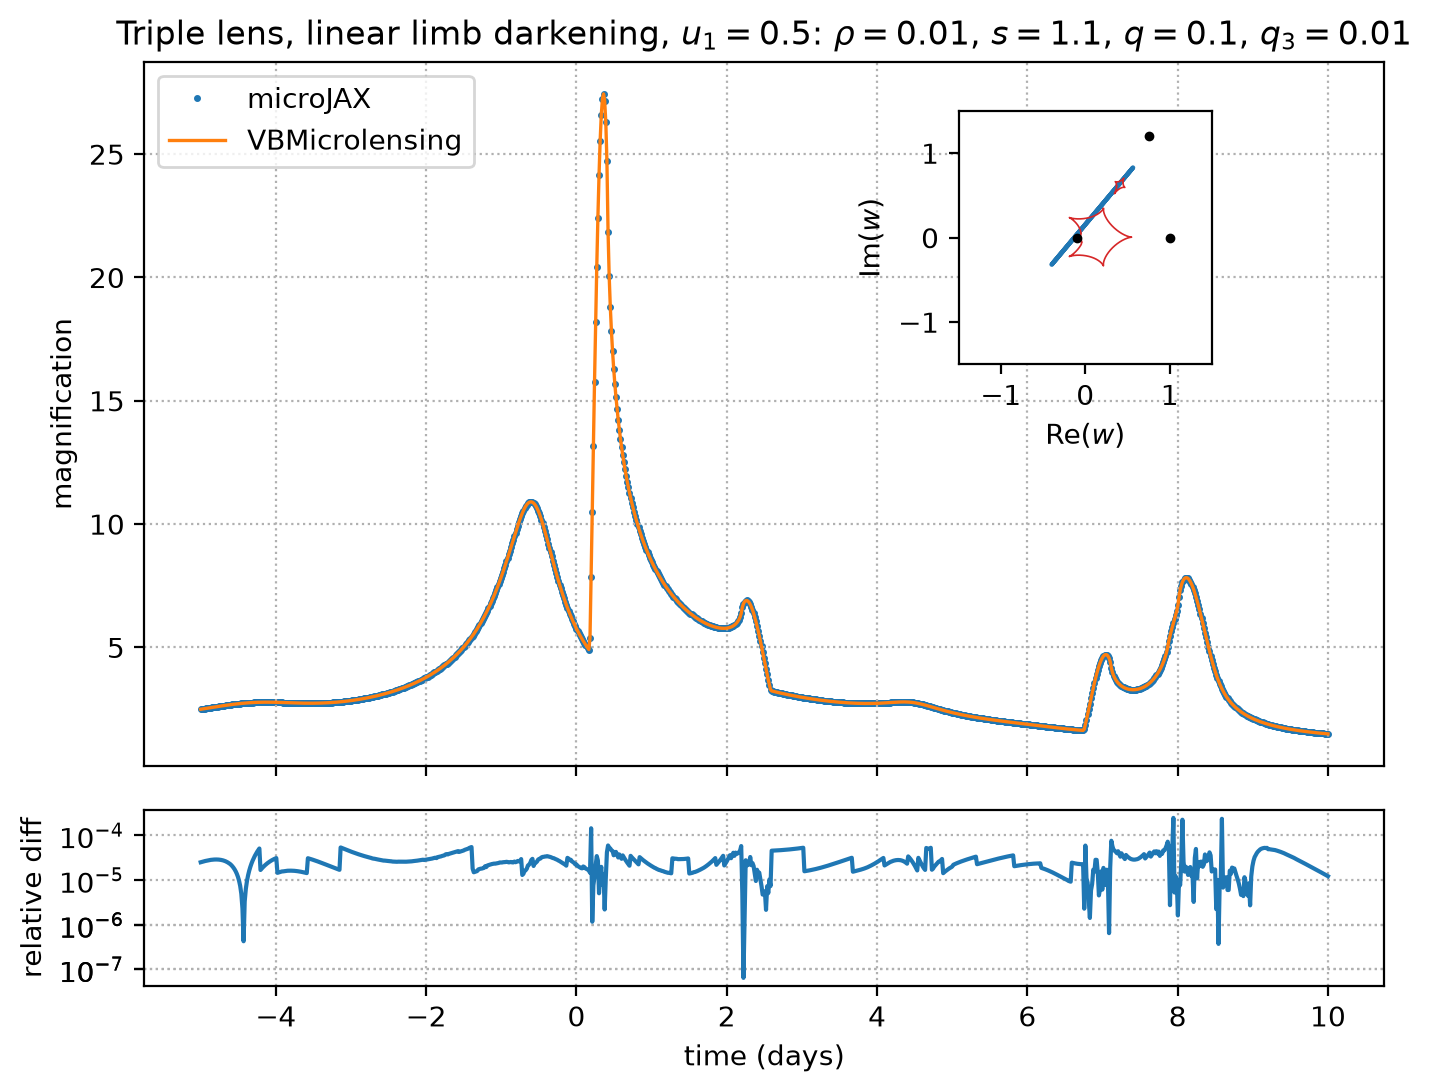

Source code (Python):
"""Compare microJAX and VBMicrolensing for a limb-darkened triple lens."""

from __future__ import annotations

import argparse
import importlib.metadata
import json
import platform
import statistics
import time
from pathlib import Path

import jax
import jax.numpy as jnp
import numpy as np
import VBMicrolensing

from microjax.inverse_ray import TripleMagConfig, mag_triple
from microjax.point_source import critical_and_caustic_curves
from plot_triple_boundary_construction import plot_triple_boundary_construction

jax.config.update("jax_enable_x64", True)


def parse_args() -> argparse.Namespace:
    parser = argparse.ArgumentParser(description=__doc__)
    parser.add_argument(
        "--accuracy",
        type=float,
        default=1e-4,
        help="VBMicrolensing accuracy target (default: %(default)s)",
    )
    parser.add_argument("--n-points", type=int, default=1000)
    parser.add_argument("--n-limb", type=int, default=500)
    parser.add_argument("--repeats", type=int, default=3)
    parser.add_argument(
        "--diagnostic-n-limb",
        type=int,
        default=80,
        help="source-limb samples for the max-residual ICRS diagnostic",
    )
    parser.add_argument(
        "--quick",
        action="store_true",
        help="use 24 trajectory points and 80 limb samples for a smoke run",
    )
    parser.add_argument(
        "--output-dir",
        type=Path,
        default=Path(__file__).resolve().parent,
    )
    parser.add_argument("--no-plot", action="store_true")
    return parser.parse_args()


def source_trajectory(
    times: np.ndarray,
    *,
    t0: float,
    t_e: float,
    u0: float,
    alpha: float,
) -> np.ndarray:
    """Return source coordinates in the binary centre-of-mass frame."""

    tau = (times - t0) / t_e
    y1 = -u0 * np.sin(alpha) + tau * np.cos(alpha)
    y2 = u0 * np.cos(alpha) + tau * np.sin(alpha)
    return np.asarray(y1 + 1j * y2, dtype=np.complex128)


def configure_vbmicrolensing(
    *,
    s: float,
    q: float,
    q3: float,
    r3: float,
    psi: float,
    u1: float,
    accuracy: float,
) -> VBMicrolensing.VBMicrolensing:
    """Configure VBMicrolensing in microJAX's public coordinate frame."""

    solver = VBMicrolensing.VBMicrolensing()
    a = 0.5 * s
    binary_com_shift = a * (1.0 - q) / (1.0 + q)
    third_lens = r3 * np.exp(1j * psi)

    # microJAX exposes source coordinates relative to the centre of mass of
    # the first two lenses. VBMicrolensing accepts explicit lens positions and
    # unnormalised masses, so translate all midpoint-frame lens positions by
    # the binary COM shift and use masses in the ratio 1:q:q3.
    solver.SetLensGeometry(
        [
            -a + binary_com_shift,
            0.0,
            1.0,
            a + binary_com_shift,
            0.0,
            q,
            third_lens.real + binary_com_shift,
            third_lens.imag,
            q3,
        ]
    )
    solver.Tol = accuracy
    solver.RelTol = accuracy
    solver.a1 = u1
    return solver


def evaluate_vbmicrolensing(
    solver: VBMicrolensing.VBMicrolensing,
    positions: np.ndarray,
    *,
    rho: float,
    u1: float,
    accuracy: float,
) -> np.ndarray:
    """Evaluate one VBMicrolensing light curve serially."""

    if u1 == 0.0:

        def evaluate(w):
            return solver.MultiMag2(float(w.real), float(w.imag), rho)

    else:

        def evaluate(w):
            return solver.MultiMagDark(
                float(w.real),
                float(w.imag),
                rho,
                accuracy,
            )
    return np.asarray([evaluate(position) for position in positions])


def timed_microjax(function, repeats: int) -> tuple[np.ndarray, float, list[float]]:
    """Compile once, then time repeated compiled microJAX evaluations."""

    start = time.perf_counter()
    result = function().block_until_ready()
    warmup_seconds = time.perf_counter() - start
    run_seconds = []
    for _ in range(repeats):
        start = time.perf_counter()
        result = function().block_until_ready()
        run_seconds.append(time.perf_counter() - start)
    return np.asarray(result), warmup_seconds, run_seconds


def timed_vbmicrolensing(function, repeats: int) -> tuple[np.ndarray, list[float]]:
    """Time repeated serial VBMicrolensing light-curve evaluations."""

    run_seconds = []
    result = None
    for _ in range(repeats):
        start = time.perf_counter()
        result = function()
        run_seconds.append(time.perf_counter() - start)
    assert result is not None
    return result, run_seconds


def save_plot(
    output_path: Path,
    *,
    times: np.ndarray,
    positions: np.ndarray,
    microjax_magnification: np.ndarray,
    vbml_magnification: np.ndarray,
    relative_difference: np.ndarray,
    params: dict[str, float],
) -> None:
    """Save the light curves, residuals, caustics, and source trajectory."""

    import matplotlib as mpl
    import matplotlib.pyplot as plt
    import matplotlib.ticker as ticker
    from mpl_toolkits.axes_grid1.inset_locator import inset_axes

    s, q = params["s"], params["q"]
    q3, r3, psi = params["q3"], params["r3"], params["psi"]
    rho, u1 = params["rho"], params["u1"]
    _, caustic_curves = critical_and_caustic_curves(
        npts=1000,
        nlenses=3,
        s=s,
        q=q,
        q3=q3,
        r3=r3,
        psi=psi,
    )

    fig, (axis, residual_axis) = plt.subplots(
        2,
        1,
        figsize=(8, 6),
        sharex=True,
        gridspec_kw={"height_ratios": [4, 1], "hspace": 0.1},
    )
    axis.plot(times, microjax_magnification, ".", ms=3, label="microJAX", zorder=1)
    axis.plot(times, vbml_magnification, "-", lw=1.2, label="VBMicrolensing", zorder=2)
    y_limits = axis.get_ylim()
    source_name = "uniform" if u1 == 0.0 else rf"linear limb darkening, $u_1={u1:g}$"
    axis.set_title(
        rf"Triple lens, {source_name}: $\rho={rho:g}$, "
        rf"$s={s:g}$, $q={q:g}$, $q_3={q3:g}$"
    )
    axis.set_ylabel("magnification")
    axis.grid(ls=":")
    axis.legend(loc="upper left")
    axis.set_ylim(*y_limits)

    inset = inset_axes(
        axis,
        width="60%",
        height="60%",
        bbox_transform=axis.transAxes,
        bbox_to_anchor=(0.35, 0.35, 0.6, 0.6),
    )
    for curve in caustic_curves:
        inset.plot(np.asarray(curve.real), np.asarray(curve.imag), color="tab:red", lw=0.6)
    source_circles = [
        plt.Circle(
            (position.real, position.imag),
            radius=rho,
            fill=False,
            edgecolor="tab:blue",
        )
        for position in positions
    ]
    inset.add_collection(
        mpl.collections.PatchCollection(
            source_circles,
            match_original=True,
            alpha=0.35,
        )
    )
    a = 0.5 * s
    shift = a * (1.0 - q) / (1.0 + q)
    third_lens = r3 * np.exp(1j * psi)
    lenses = np.asarray([-a + shift, a + shift, third_lens + shift])
    inset.plot(lenses.real, lenses.imag, ".", color="black", ms=5)
    inset.set(
        xlabel=r"$\mathrm{Re}(w)$",
        ylabel=r"$\mathrm{Im}(w)$",
        xlim=(-1.5, 1.5),
        ylim=(-1.5, 1.5),
    )
    inset.set_aspect("equal")

    residual_floor = np.finfo(float).tiny
    residual_axis.plot(times, np.maximum(relative_difference, residual_floor))
    residual_axis.set_yscale("log")
    residual_axis.yaxis.set_major_locator(
        ticker.LogLocator(
            base=10.0,
            subs=[1.0, 10**-2, 10**-4, 10**-6],
            numticks=10,
        )
    )
    residual_axis.set_ylabel("relative diff")
    residual_axis.set_xlabel("time (days)")
    residual_axis.grid(ls=":")
    fig.savefig(output_path, dpi=200, bbox_inches="tight")
    plt.close(fig)


def main() -> None:
    args = parse_args()
    if args.quick:
        args.n_points = 24
        args.n_limb = 80
    u1 = 0.5
    if args.accuracy <= 0.0:
        raise ValueError("--accuracy must be positive")
    if min(args.n_points, args.n_limb, args.repeats, args.diagnostic_n_limb) < 1:
        raise ValueError(
            "--n-points, --n-limb, --diagnostic-n-limb, and --repeats must be positive"
        )

    t0, t_e, u0 = 0.0, 10.0, 0.1
    q, s, alpha, rho = 0.1, 1.1, np.deg2rad(50.0), 0.01
    q3, third_lens = 0.01, 0.3 + 1.2j
    r3, psi = abs(third_lens), np.angle(third_lens)
    times = np.linspace(t0 - 0.5 * t_e, t0 + t_e, args.n_points)
    positions = source_trajectory(times, t0=t0, t_e=t_e, u0=u0, alpha=alpha)
    jax_positions = jnp.asarray(positions)
    config = TripleMagConfig(n_limb=args.n_limb)

    microjax_call = jax.jit(
        lambda: mag_triple(
            jax_positions,
            rho,
            s=s,
            q=q,
            q3=q3,
            r3=r3,
            psi=psi,
            u1=u1,
            config=config,
        )
    )
    vbml_solver = configure_vbmicrolensing(
        s=s,
        q=q,
        q3=q3,
        r3=r3,
        psi=psi,
        u1=u1,
        accuracy=args.accuracy,
    )
    def vbml_call():
        return evaluate_vbmicrolensing(
            vbml_solver,
            positions,
            rho=rho,
            u1=u1,
            accuracy=args.accuracy,
        )

    print(f"number of data points: {args.n_points}")
    print("warming up microJAX...", flush=True)
    microjax_magnification, warmup_seconds, microjax_runs = timed_microjax(
        microjax_call,
        args.repeats,
    )
    print("benchmarking VBMicrolensing...", flush=True)
    vbml_magnification, vbml_runs = timed_vbmicrolensing(vbml_call, args.repeats)

    if not np.all(np.isfinite(microjax_magnification)):
        raise RuntimeError("microJAX returned non-finite magnifications")
    if not np.all(np.isfinite(vbml_magnification)):
        raise RuntimeError("VBMicrolensing returned non-finite magnifications")
    relative_difference = np.abs(microjax_magnification - vbml_magnification) / np.abs(vbml_magnification)
    maximum_index = int(np.argmax(relative_difference))
    metrics = {
        "median": float(np.median(relative_difference)),
        "p95": float(np.quantile(relative_difference, 0.95)),
        "maximum": float(relative_difference[maximum_index]),
        "maximum_index": maximum_index,
        "maximum_time": float(times[maximum_index]),
    }

    profile = "uniform" if u1 == 0.0 else "limb_dark"
    stem = f"compare_triple_{profile}"
    args.output_dir.mkdir(parents=True, exist_ok=True)
    np.savetxt(
        args.output_dir / f"{stem}.csv",
        np.column_stack(
            (
                times,
                microjax_magnification,
                vbml_magnification,
                relative_difference,
            )
        ),
        delimiter=",",
        header="time,microjax,vbmicrolensing,relative_difference",
        comments="",
    )

    params = {
        "t0": t0,
        "tE": t_e,
        "u0": u0,
        "alpha": alpha,
        "rho": rho,
        "s": s,
        "q": q,
        "q3": q3,
        "r3": r3,
        "psi": psi,
        "u1": u1,
    }
    report = {
        "platform": platform.platform(),
        "device": str(jax.devices()[0]),
        "jax_version": jax.__version__,
        "vbmicrolensing_version": importlib.metadata.version("VBMicrolensing"),
        "parameters": params,
        "configuration": {
            "n_points": args.n_points,
            "n_limb": args.n_limb,
            "repeats": args.repeats,
            "vbmicrolensing_accuracy": args.accuracy,
            "diagnostic_n_limb": min(args.n_limb, args.diagnostic_n_limb),
            "quick": args.quick,
        },
        "timing_seconds": {
            "microjax_warmup": warmup_seconds,
            "microjax_runs": microjax_runs,
            "microjax_median": statistics.median(microjax_runs),
            "vbmicrolensing_runs": vbml_runs,
            "vbmicrolensing_median": statistics.median(vbml_runs),
        },
        "relative_difference": metrics,
    }
    (args.output_dir / f"{stem}.json").write_text(
        json.dumps(report, indent=2) + "\n",
        encoding="utf-8",
    )
    if not args.no_plot:
        plot_triple_boundary_construction(
            positions[maximum_index],
            rho,
            s=s,
            q=q,
            q3=q3,
            r3=r3,
            psi=psi,
            n_limb=min(args.n_limb, args.diagnostic_n_limb),
            time_value=float(times[maximum_index]),
            relative_residual=float(relative_difference[maximum_index]),
            limb_darkening=u1,
            output_path=args.output_dir / f"{stem}_max_residual_icrs.png",
        )
        save_plot(
            args.output_dir / f"{stem}.png",
            times=times,
            positions=positions,
            microjax_magnification=microjax_magnification,
            vbml_magnification=vbml_magnification,
            relative_difference=relative_difference,
            params=params,
        )

    microjax_median = statistics.median(microjax_runs)
    vbml_median = statistics.median(vbml_runs)
    vbml_method = "MultiMag2" if u1 == 0.0 else "MultiMagDark"
    print(
        "computation time: %.3f sec (%.3f ms per point), median of %d, "
        "with VBMicrolensing.%s"
        % (
            vbml_median,
            1000 * vbml_median / args.n_points,
            args.repeats,
            vbml_method,
        )
    )
    print(
        "computation time: %.3f sec (%.3f ms per point), median of %d, "
        "with microJAX mag_triple, n_limb=%d"
        % (
            microjax_median,
            1000 * microjax_median / args.n_points,
            args.repeats,
            args.n_limb,
        )
    )
    print(f"microJAX JIT warm-up time: {warmup_seconds:.3f} sec")
    print(
        "relative difference: median=%.3e, p95=%.3e, max=%.3e at t=%.6g"
        % (
            metrics["median"],
            metrics["p95"],
            metrics["maximum"],
            metrics["maximum_time"],
        )
    )
    print(f"outputs: {args.output_dir / stem}.[csv,json,png]")


if __name__ == "__main__":
    main()
